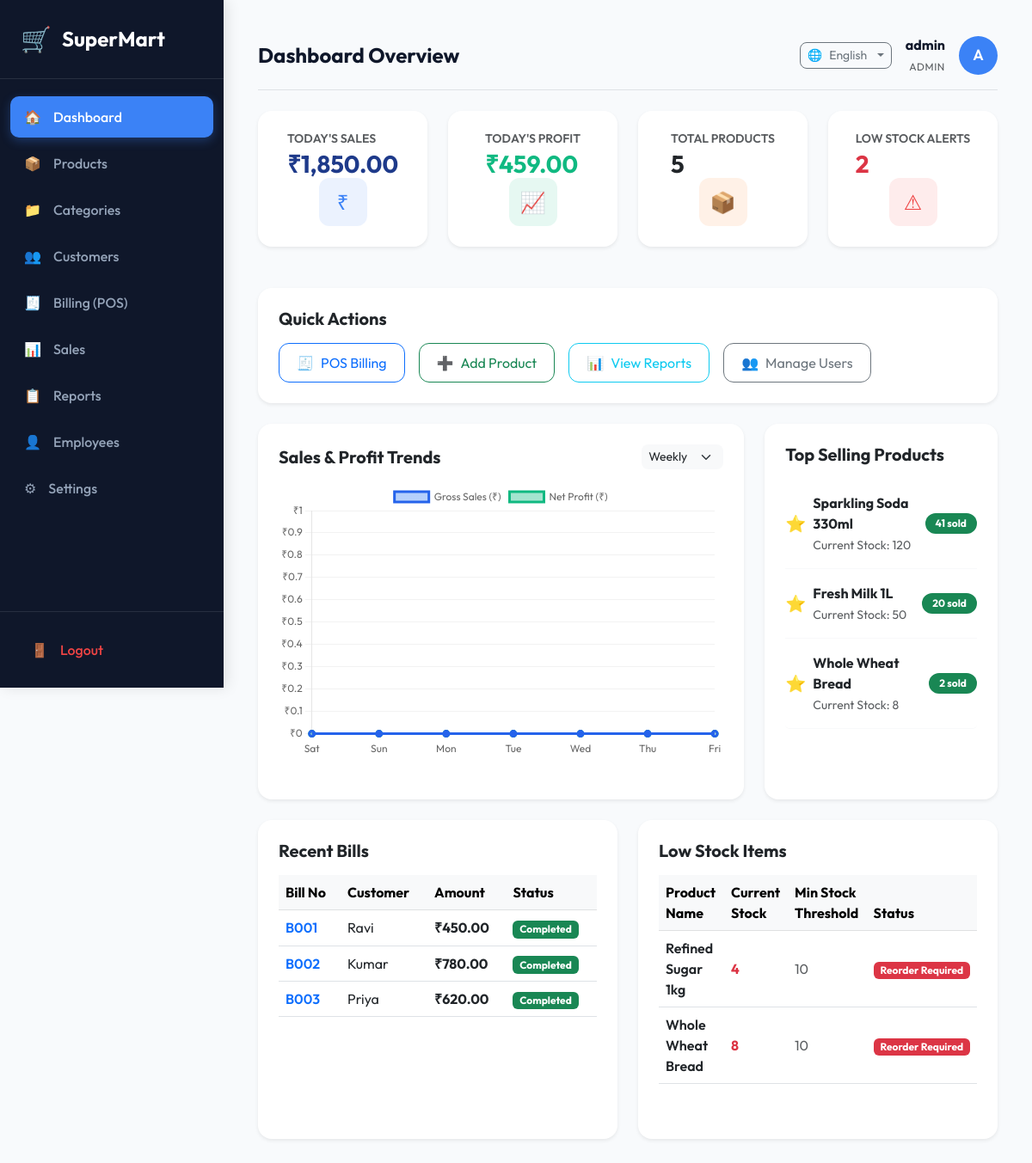
The page /dashboard (signed in) on the database as committed earlier.
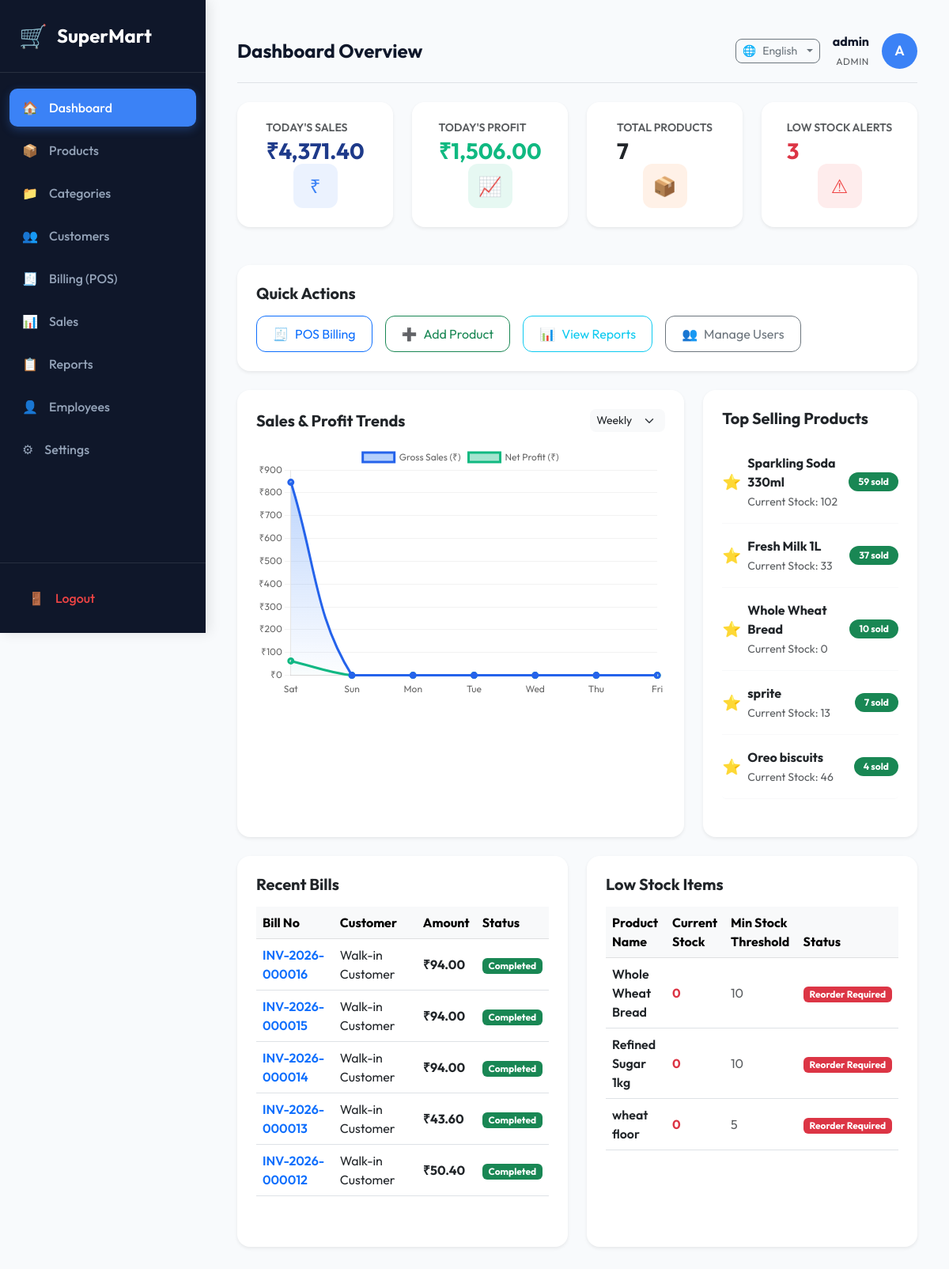
The same page on the database as committed later.
### tables this page shows
CREATE TABLE products (
    id INTEGER PRIMARY KEY AUTOINCREMENT,
    name TEXT NOT NULL,
    sku TEXT UNIQUE NOT NULL,
    barcode TEXT UNIQUE,
    category_id INTEGER,
    supplier_id INTEGER,
    brand TEXT,
    purchase_price REAL NOT NULL,
    selling_price REAL NOT NULL,
    discount REAL DEFAULT 0.0,
    gst_rate REAL DEFAULT 0.0,
    hsn_code TEXT,
    expiry_date DATE,
    stock_quantity INTEGER DEFAULT 0,
    min_stock INTEGER DEFAULT 5,
    image_path TEXT,
    status TEXT CHECK(status IN ('active', 'inactive')) DEFAULT 'active',
    created_at TIMESTAMP DEFAULT CURRENT_TIMESTAMP,
    FOREIGN KEY (category_id) REFERENCES categories(id) ON DELETE SET NULL,
    FOREIGN KEY (supplier_id) REFERENCES suppliers(id) ON DELETE SET NULL
);

CREATE TABLE bills (
    id INTEGER PRIMARY KEY AUTOINCREMENT,
    bill_number TEXT UNIQUE NOT NULL,
    customer_id INTEGER,
    user_id INTEGER,
    subtotal REAL NOT NULL,
    discount_amount REAL DEFAULT 0.0,
    tax_amount REAL DEFAULT 0.0,
    total_amount REAL NOT NULL,
    payment_method TEXT CHECK(payment_method IN ('Cash', 'Card', 'UPI', 'Split')) NOT NULL,
    cash_amount REAL DEFAULT 0.0,
    card_amount REAL DEFAULT 0.0,
    upi_amount REAL DEFAULT 0.0,
    status TEXT CHECK(status IN ('completed', 'returned', 'cancelled')) DEFAULT 'completed',
    created_at TIMESTAMP DEFAULT CURRENT_TIMESTAMP, net_banking_amount REAL DEFAULT 0.0,
    FOREIGN KEY (customer_id) REFERENCES customers(id) ON DELETE SET NULL,
    FOREIGN KEY (user_id) REFERENCES users(id) ON DELETE SET NULL
);

### app/views/dashboard_routes.py (the view)
@dashboard_bp.route('/')
@dashboard_bp.route('/dashboard')
@login_required
def index():
    sales_data = query_db("SELECT SUM(total_amount) as total FROM bills WHERE status = 'completed'", one=True)
    total_sales = sales_data['total'] if sales_data and sales_data['total'] else 0.0
    products_data = query_db("SELECT COUNT(*) as count FROM products WHERE status = 'active'", one=True)
    total_products = products_data['count'] if products_data else 0
    low_stock_data = query_db("SELECT COUNT(*) as count FROM products WHERE stock_quantity <= min_stock AND status = 'active'", one=True)
    low_stock_count = low_stock_data['count'] if low_stock_data else 0
    bills_data = query_db("SELECT COUNT(*) as count FROM bills", one=True)
    total_bills = bills_data['count'] if bills_data else 0
    customers_data = query_db("SELECT COUNT(*) as count FROM customers", one=True)
    total_customers = customers_data['count'] if customers_data else 0
    profit_data = query_db("""
        SELECT SUM((bi.selling_price - bi.purchase_price) * bi.quantity - bi.discount_amount) as total_profit
        FROM bill_items bi
        JOIN bills b ON bi.bill_id = b.id
        WHERE b.status = 'completed'
    """, one=True)
    total_profit = profit_data['total_profit'] if profit_data and profit_data['total_profit'] else 0.0
    recent_bills = query_db("""
        SELECT b.bill_number, COALESCE(c.name, 'Walk-in Customer') as customer_name, b.total_amount, b.created_at, b.status
        FROM bills b
        LEFT JOIN customers c ON b.customer_id = c.id
        ORDER BY b.created_at DESC
        LIMIT 5
    """)
    recent_customers = query_db("""
        SELECT name, phone, loyalty_points, created_at
        FROM customers
        ORDER BY created_at DESC
        LIMIT 5
    """)
    low_stock_items = query_db("""
        SELECT name, stock_quantity, min_stock
        FROM products
        WHERE stock_quantity <= min_stock AND status = 'active'
        ORDER BY stock_quantity ASC
        LIMIT 5
    """)
    top_products = query_db("""
        SELECT p.name, SUM(bi.quantity) as total_sold, p.stock_quantity
        FROM bill_items bi
        JOIN products p ON bi.product_id = p.id
        GROUP BY p.id
        ORDER BY total_sold DESC
        LIMIT 5
    """)
    store_name_data = query_db("SELECT value FROM settings WHERE key = 'store_name'", one=True)
    store_name = store_name_data['value'] if store_name_data else 'SuperMart'
    currency_data = query_db("SELECT value FROM settings WHERE key = 'currency'", one=True)
    currency = currency_data['value'] if currency_data else '₹'
    import datetime
    weekly_raw = query_db("""
        SELECT date(b.created_at) as sale_date,
               SUM(b.total_amount) as total_sales,
               COALESCE(SUM((bi.selling_price - bi.purchase_price) * bi.quantity - bi.discount_amount), 0) as total_profit
        FROM bills b
        LEFT JOIN bill_items bi ON b.id = bi.bill_id
        WHERE b.status = 'completed' AND b.created_at >= date('now', '-6 days')
        GROUP BY date(b.created_at)
    """)
    monthly_raw = query_db("""
        SELECT strftime('%Y-%m', b.created_at) as month_val,
               SUM(b.total_amount) as total_sales,
               COALESCE(SUM((bi.selling_price - bi.purchase_price) * bi.quantity - bi.discount_amount), 0) as total_profit
        FROM bills b
        LEFT JOIN bill_items bi ON b.id = bi.bill_id
        WHERE b.status = 'completed' AND b.created_at >= date('now', '-180 days')
        GROUP BY strftime('%Y-%m', b.created_at)
    """)
    weekly_labels = []
    weekly_sales = []
    weekly_profit = []
    weekly_map = {row['sale_date']: row for row in weekly_raw} if weekly_raw else {}
    for i in range(6, -1, -1):
        day = (datetime.date.today() - datetime.timedelta(days=i)).strftime('%Y-%m-%d')
        display_day = (datetime.date.today() - datetime.timedelta(days=i)).strftime('%a')
        weekly_labels.append(display_day)
        if day in weekly_map:
            weekly_sales.append(float(weekly_map[day]['total_sales'] or 0))
            weekly_profit.append(float(weekly_map[day]['total_profit'] or 0))
        else:
            weekly_sales.append(0.0)
            weekly_profit.append(0.0)
    monthly_labels = []
    monthly_sales = []
    monthly_profit = []
    monthly_map = {row['month_val']: row for row in monthly_raw} if monthly_raw else {}
    for i in range(5, -1, -1):
        target_date = datetime.date.today() - datetime.timedelta(days=i*30)
        month_key = target_date.strftime('%Y-%m')
        display_month = target_date.strftime('%b')
        monthly_labels.append(display_month)
        if month_key in monthly_map:
            monthly_sales.append(float(monthly_map[month_key]['total_sales'] or 0))
            monthly_profit.append(float(monthly_map[month_key]['total_profit'] or 0))
        else:
            monthly_sales.append(0.0)
            monthly_profit.append(0.0)
    data = {
        "sales": f"{currency}{total_sales:,.2f}",
        "profit": f"{currency}{total_profit:,.2f}",
        "products": total_products,
        "low_stock": low_stock_count,
        "bills": total_bills,
        "customers": total_customers,
        "recent_bills": recent_bills,
        "recent_customers": recent_customers,
        "low_stock_items": low_stock_items,
        "top_products": top_products,
        "store_name": store_name,
        "currency": currency,
        "weekly_labels": weekly_labels,
        "weekly_sales": weekly_sales,
        "weekly_profit": weekly_profit,
        "monthly_labels": monthly_labels,
        "monthly_sales": monthly_sales,
        "monthly_profit": monthly_profit
    }
    return render_template('dashboard.html', data=data)

### app/controllers/auth_controller.py (called while the page is built)
    @staticmethod
    def check_logged_in():
        if 'user_id' not in session:
            return None
        user = User.get_by_id(session['user_id'])
        if not user or user.status != 'active':
            session.clear()
            return None
        return user

### app/models/database.py (called while the page is built)
def get_db():
    if 'db' not in g:
        db_path = current_app.config['DATABASE']
        g.db = sqlite3.connect(db_path, check_same_thread=False)
        g.db.row_factory = sqlite3.Row
        g.db.execute("PRAGMA foreign_keys = ON;")
    return g.db

def query_db(query, args=(), one=False):
    db = get_db()
    cur = db.execute(query, args)
    rv = cur.fetchall()
    cur.close()
    if rv:
        return (dict(rv[0]) if one else [dict(r) for r in rv])
    return (None if one else [])

### app/models/user.py (called while the page is built)
    @classmethod
    def get_by_id(cls, user_id):
        row = query_db("SELECT * FROM users WHERE id = ?", (user_id,), one=True)
        return cls.from_row(row)

### app/templates/dashboard.html (shortened to what the changed rows need)
{% extends "base.html" %}
{% block content %}
<div class="row animate-fade-up">
    <div class="col-md-3 mb-4">
        <div class="card stat-card shadow-sm border-0">
            <div>
                <h6 class="text-muted small text-uppercase fw-semibold mb-1" data-i18n="today_sales">Today's Sales</h6>
                <h3 class="fw-bold mb-0" style="color: var(--primary-blue);">{{ data.sales }}</h3>
            </div>
        </div>
    </div>
    <div class="col-md-3 mb-4">
        <div class="card stat-card shadow-sm border-0">
            <div>
                <h6 class="text-muted small text-uppercase fw-semibold mb-1" data-i18n="today_profit">Today's Profit</h6>
                <h3 class="fw-bold mb-0" style="color: var(--secondary-green);">{{ data.profit }}</h3>
            </div>
        </div>
    </div>
    <div class="col-md-3 mb-4">
        <div class="card stat-card shadow-sm border-0">
            <div>
                <h6 class="text-muted small text-uppercase fw-semibold mb-1" data-i18n="total_products">Total Products</h6>
                <h3 class="fw-bold mb-0">{{ data.products }}</h3>
            </div>
        </div>
    </div>
    <div class="col-md-3 mb-4">
        <div class="card stat-card shadow-sm border-0">
            <div>
                <h6 class="text-muted small text-uppercase fw-semibold mb-1" data-i18n="low_stock_alerts">Low Stock Alerts</h6>
                <h3 class="fw-bold mb-0 {% if data.low_stock > 0 %}text-danger{% endif %}">{{ data.low_stock }}</h3>
            </div>
        </div>
    </div>
</div>
<div class="row animate-fade-up">
    <div class="col-lg-8 mb-4">
        <div class="card shadow-sm border-0 h-100">
            <div style="position: relative; height: 320px;">
                <canvas id="salesTrendsChart"></canvas>
            </div>
        </div>
    </div>
    <div class="col-lg-4 mb-4">
        <div class="card shadow-sm border-0 h-100">
            {% if data.top_products %}
                <ul class="list-group list-group-flush">
                    {% for item in data.top_products %}
                        <li class="list-group-item d-flex justify-content-between align-items-center px-0 py-3 border-bottom border-light">
                            <div class="d-flex align-items-center gap-2">
                                <span style="font-size: 1.2rem;">⭐</span>
                                <div>
                                    <div class="fw-bold text-dark">{{ item.name }}</div>
                                    <small class="text-muted"><span data-i18n="current_stock">Current Stock</span>: {{ item.stock_quantity }}</small>
                                </div>
                            </div>
                            <span class="badge bg-success rounded-pill" style="padding: 6px 12px;">{{ item.total_sold }} sold</span>
                        </li>
                    {% endfor %}
                </ul>
            {% else %}
                <div class="text-center py-5">
                    <span style="font-size: 3rem;">🛍</span>
                    <p class="text-muted mt-2 small">No sales recorded yet.</p>
                </div>
            {% endif %}
        </div>
    </div>
</div>
<div class="row animate-fade-up">
    <div class="col-lg-6 mb-4">
        <div class="card shadow-sm border-0 h-100">
            <div class="table-responsive">
                <table class="table table-hover align-middle">
                    <thead>
                        <tr class="table-light">
                            <th data-i18n="bill_number">Bill No</th>
                            <th data-i18n="customer">Customer</th>
                            <th data-i18n="amount">Amount</th>
                            <th data-i18n="status">Status</th>
                        </tr>
                    </thead>
                    <tbody>
                        {% if data.recent_bills %}
                            {% for bill in data.recent_bills %}
                                <tr>
                                    <td class="fw-semibold text-primary">{{ bill.bill_number }}</td>
                                    <td>{{ bill.customer_name }}</td>
                                    <td class="fw-bold">{{ data.currency }}{{ "%.2f"|format(bill.total_amount) }}</td>
                                    <td>
                                        <span class="badge {% if bill.status == 'completed' %}bg-success{% elif bill.status == 'cancelled' %}bg-danger{% else %}bg-warning{% endif %}">
                                            {{ bill.status | capitalize }}
                                        </span>
                                    </td>
                                </tr>
                            {% endfor %}
                        {% else %}
                            <tr>
                                <td colspan="4" class="text-center py-4">No recent bills found.</td>
                            </tr>
                        {% endif %}
                    </tbody>
                </table>
            </div>
        </div>
    </div>
    <div class="col-lg-6 mb-4">
        <div class="card shadow-sm border-0 h-100">
            <div class="table-responsive">
                <table class="table table-hover align-middle">
                    <thead>
                        <tr class="table-light">
                            <th data-i18n="product_name">Product Name</th>
                            <th data-i18n="current_stock">Current Stock</th>
                            <th data-i18n="min_stock_threshold">Min Stock Threshold</th>
                            <th data-i18n="status">Status</th>
                        </tr>
                    </thead>
                    <tbody>
                        {% if data.low_stock_items %}
                            {% for item in data.low_stock_items %}
                                <tr>
                                    <td class="fw-semibold">{{ item.name }}</td>
                                    <td class="text-danger fw-bold">{{ item.stock_quantity }}</td>
                                    <td class="text-muted">{{ item.min_stock }}</td>
                                    <td>
                                        <span class="badge bg-danger" data-i18n="reorder_required">Reorder Required</span>
                                    </td>
                                </tr>
                            {% endfor %}
                        {% else %}
                            <tr>
                                <td colspan="4" class="text-center py-4 text-success" data-i18n="all_products_well_stocked">
                                    <span>✔</span> All products are well stocked!
                                </td>
                            </tr>
                        {% endif %}
                    </tbody>
                </table>
            </div>
        </div>
    </div>
</div>
{% endblock %}

Rows that differ between the two databases and show on the page:
no longer on this page (row unchanged): bills: bill_number "B001", customer_name "Ravi", currency "₹", total_amount "450.00", status "Completed"
no longer on this page (row unchanged): bills: bill_number "B002", customer_name "Kumar", currency "₹", total_amount "780.00", status "Completed"
no longer on this page (row unchanged): bills: bill_number "B003", customer_name "Priya", currency "₹", total_amount "620.00", status "Completed"
changed products "Sparkling Soda 330ml": stock_quantity "120" → "102"; total_sold "41" → "59"
changed products "Fresh Milk 1L": stock_quantity "50" → "33"; total_sold "20" → "37"
changed products "Whole Wheat Bread": stock_quantity "8" → "0"; total_sold "2" → "10"; moves up the list
now on this page (row edited): products: name "sprite", stock_quantity "13", total_sold "7", shown under "Top Selling Products"
added products: name "Oreo biscuits", stock_quantity "46", total_sold "4", shown under "Top Selling Products"
added bills: bill_number "INV-2026-000016", customer_name "Walk-in Customer", currency "₹", total_amount "94.00", status "Completed"
added bills: bill_number "INV-2026-000015", customer_name "Walk-in Customer", currency "₹", total_amount "94.00", status "Completed"
added bills: bill_number "INV-2026-000014", customer_name "Walk-in Customer", currency "₹", total_amount "94.00", status "Completed"
added bills: bill_number "INV-2026-000013", customer_name "Walk-in Customer", currency "₹", total_amount "43.60", status "Completed"
added bills: bill_number "INV-2026-000012", customer_name "Walk-in Customer", currency "₹", total_amount "50.40", status "Completed"
changed products "Refined Sugar 1kg": stock_quantity "4" → "0"
added products: name "wheat floor", stock_quantity "0", min_stock "5", shown under "Low Stock Items"
Other text that changed with them:
{{ data.sales }}: "₹1,850.00" → "₹4,371.40"
{{ data.profit }}: "₹459.00" → "₹1,506.00"
{{ data.products }}: "5" → "7"
{{ data.low_stock }}: "2" → "3"
chart data {{ data.weekly_sales | tojson }}: [0.0, 0.0, 0.0, 0.0, 0.0, 0.0, 0.0] → [846.0, 0.0, 0.0, 0.0, 0.0, 0.0, 0.0]
chart data {{ data.weekly_profit | tojson }}: [0.0, 0.0, 0.0, 0.0, 0.0, 0.0, 0.0] → [63.0, 0.0, 0.0, 0.0, 0.0, 0.0, 0.0]
